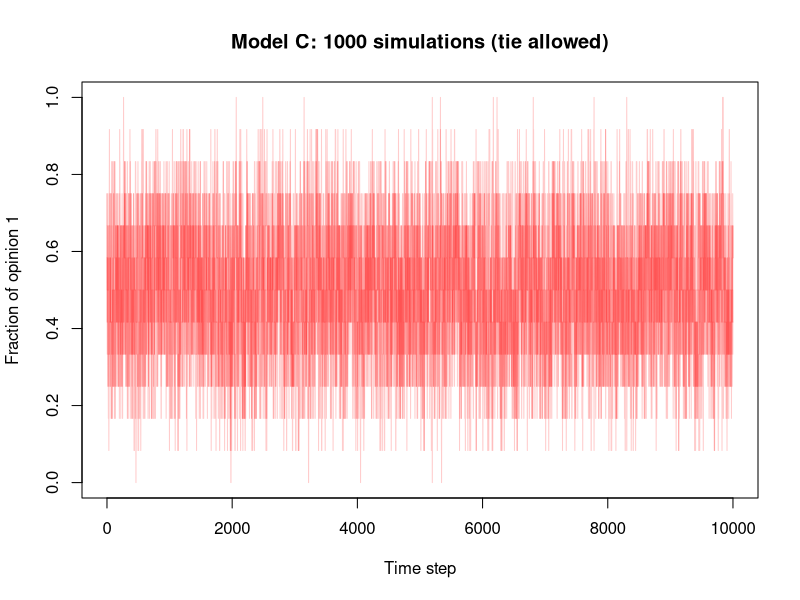

Reproduce this figure in R.
library(igraph)

# Parameters
q_s <- 0.9
q_d <- 0.9
n <- 12
simulations <- 5
max_iter <- 10000

# Function: check if current state is a global tie
is_global_tie <- function(g, opinions) {
  for (k in 1:vcount(g)) {
    neigh <- neighbors(g, k)
    if (length(neigh) == 0) next
    same <- sum(opinions[neigh] == opinions[k])
    diff <- length(neigh) - same
    if (same != diff) return(FALSE)
  }
  return(TRUE)
}

# Function: run one simulation and record fractions
run_model_c_tie_record <- function(g) {
  #opinions <- sample(c(0, 1), n, replace = TRUE, prob = c(0.2, 0.8))  # 80% agents start with 1
  opinions <- sample(c(0, 1), n, replace = TRUE)
  opinion_frac <- numeric(max_iter)

  for (t in 1:max_iter) {
    k <- sample(1:vcount(g), 1)
    neigh <- neighbors(g, k)
    if (length(neigh) == 0) next
    same <- sum(opinions[neigh] == opinions[k])
    diff <- length(neigh) - same

    if (diff > same) {
      if (runif(1) < q_d) opinions[k] <- 1 - opinions[k]
    } else if (same > diff) {
      if (runif(1) < q_s) opinions[k] <- 1 - opinions[k]
    }

    opinion_frac[t] <- mean(opinions)

    if (is_global_tie(g, opinions)) {
      opinion_frac[(t + 1):max_iter] <- opinion_frac[t]
      break
    }
  }
  return(opinion_frac)
}

set.seed(123)
#g <- make_ring(n)
#repeat{
#  g <- sample_k_regular(no.of.nodes = n, k = 6)
#  if(is.connected(g)) break
#}
g <- make_full_bipartite_graph(n/2, n/2)
# Run simulations
fractions_matrix <- matrix(NA, nrow = max_iter, ncol = simulations)
for (i in 1:simulations) {
  fractions_matrix[, i] <- run_model_c_tie_record(g)
  if (i %% 100 == 0) cat("Completed", i, "simulations\n")
}

# Save to file
#saveRDS(fractions_matrix, "fractions_matrix_ModelC_tie.rds")

# Plot the trajectories
matplot(fractions_matrix, type = "l", lty = 1, col = rgb(1, 0, 0, 0.2),
        xlab = "Time step", ylab = "Fraction of opinion 1",
        main = "Model C: 1000 simulations (tie allowed)")
